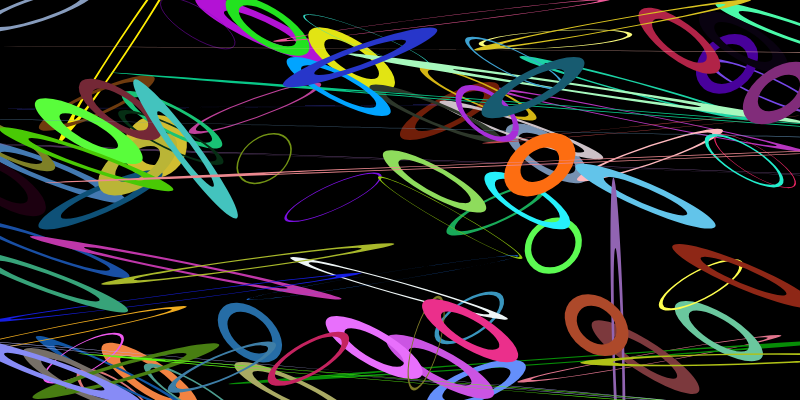
Frame 1 (no input)
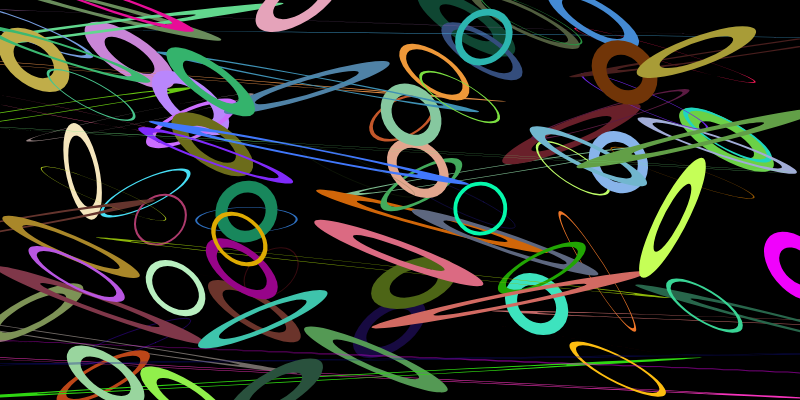
Frame 2 (the mouse pressed at the canvas centre, redrawn once)

The p5.js sketch that drew these frames (run headless with seeded random() and noise() and a simulated clock; the mouse was pressed at the canvas centre and the sketch redrawn once):

// p5.js sketch
// ── sketch.js
//https://github.com/stavrosdidakis/DAT-GAD-405_2017
//https://p5js.org

//DAT405 / GAD405
//09_Exercise 4 - Color Coordinates

function setup() {
  createCanvas(800, 400); //Use this function to define the size of the output window
  noLoop();
}

function draw() {
  background(0); //Set your background color to black (0)
  noFill();
  for (let i=0; i<100; i++){
    push();
    stroke(random(255),random(255),random(255));
    strokeWeight(random(15))
    translate(random(width), random(height));
    rotate(PI/random(360));
    shearX(PI/random(4));
    ellipse(0,0,50,50);
    pop();
  }
}
